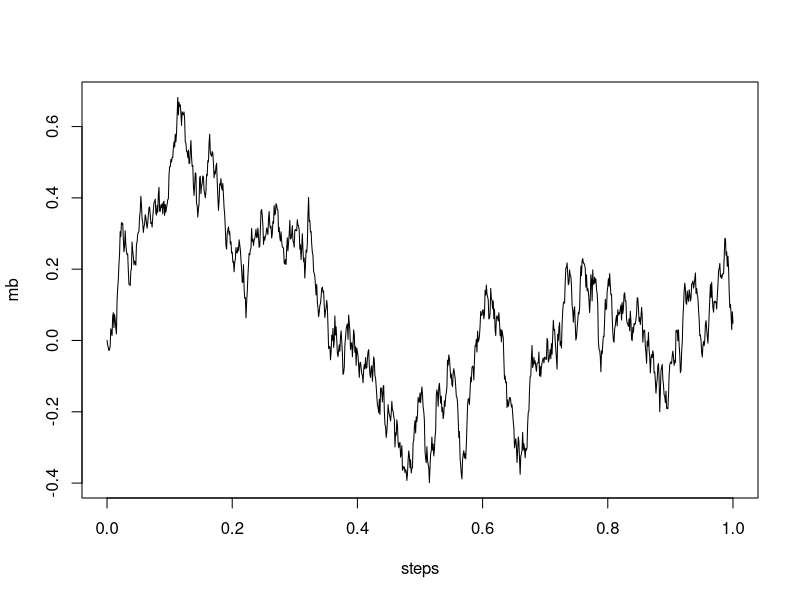

Reproduce this figure in R.
# MOVIMIENTO BROWNIANO EN R 
# SIMULACION DE MOVIMIENTO BROWNIANO [0, t]

n <- 1000
t <- 1
mb <- c(0,cumsum(rnorm(n,0,sqrt(t/n))))
steps <- seq(0,t,length=n+1)
plot(steps,mb,type="l")
